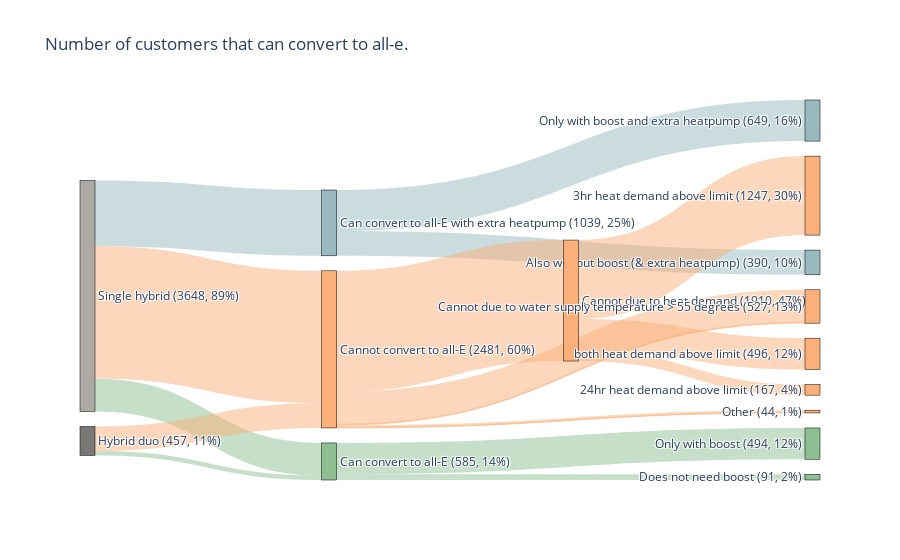

The cell this chart's notebook holds for it:
### Code cell
nodes = ['Single hybrid', 'Hybrid duo', # 0, 1
          'Can convert to all-E', 'Can convert to all-E with extra heatpump', 'Cannot convert to all-E', # 2, 3, 4
            'Only with boost', 'Does not need boost', # 5, 6 (always from 2)
            'Only with boost and extra heatpump', 'Also without boost (& extra heatpump)', # 7, 8 (always from 3)
            'Cannot due to heat demand', 'Cannot due to water supply temperature > 55 degrees', 'Other', # 9, 10, 11 (always from 4)
            '24hr heat demand above limit', '3hr heat demand above limit', 'both heat demand above limit'
        ]

# Node colors (one for each node)
node_colors = ['#ADAAA6', '#7A7876',
               '#8EBF92', '#97B9BF', '#FAB078',
               '#8EBF92', '#8EBF92',
               '#97B9BF', '#97B9BF',
               '#FAB078', '#FAB078', '#FAB078',
               '#FAB078', '#FAB078', '#FAB078']

sources = [0, 0, 0, # from 4kw
          1, 1, # from 8kw
          2, 2, 2, 2, # from can convert to all-E
          3, 3, # from can convert to all-E with extra heatpump
          4, 4, 4, 4, 4, 4,# from cannot convert to all-E
          9, 9, 9, 9, 9, 9] # heat demand above limit 24hr / 3hr

targets = [2, 3, 4,
          2, 4,
          5, 6, 5, 6,
          7, 8,
          9, 10, 11, 9, 10, 11,
          12, 13, 14, 12, 13, 14]

values = [ # from 4kw
          n_4kw_p, n_4kw_m, n_4kw_np, # lines from 4kw
          n_8kw_p, n_8kw_np, # lines from 8kw
          n_4kw_p_wB, n_4kw_p_nB, n_8kw_p_wB, n_8kw_p_nB, # lines for 4 and 8 that can convert
          n_4kw_m_wB, n_4kw_m_nB, # lines that can only convert with extra heat pump
          n_4kw_np_Q, n_4kw_np_T, n_4kw_np_O, n_8kw_np_Q, n_8kw_np_T, n_8kw_np_O, # lines that cannot convert
          n_4kw_np_Q24, n_4kw_np_Q3, n_4kw_np_Qboth, n_8kw_np_Q24, n_8kw_np_Q3, n_8kw_np_Qboth
]

link_colors = ['#8EBF92', '#97B9BF', '#FAB078',
               '#8EBF92', '#FAB078',
               '#8EBF92', '#8EBF92', '#8EBF92', '#8EBF92',
                '#97B9BF', '#97B9BF',
                '#FAB078', '#FAB078', '#FAB078', '#FAB078', '#FAB078', '#FAB078',
                '#FAB078', '#FAB078', '#FAB078', '#FAB078', '#FAB078', '#FAB078'
]

# Define link opacity
link_opacity = 0.5  # Set this to your preferred opacity level (0 to 1)

# Function to convert hex to rgba
def hex_to_rgba(hex, opacity=1.0):
    hex = hex.lstrip('#')
    hlen = len(hex)
    return f"rgba({int(hex[0:2], 16)}, {int(hex[2:4], 16)}, {int(hex[4:6], 16)}, {opacity})"

# Link colors using RGBA with lower opacity (one for each link)
link_colors = [hex_to_rgba(x, link_opacity) for x in link_colors]

# Calculate the sum of the flow at each node (same as before)
incoming_flow = [0] * len(nodes)
outgoing_flow = [0] * len(nodes)
for i, value in enumerate(values):
    outgoing_flow[sources[i]] += value
    incoming_flow[targets[i]] += value

# Create labels with sum of flows (same as before)
labels_with_flows = [f'''{node} ({max(incoming_flow[i], outgoing_flow[i])}, {round(max(incoming_flow[i], outgoing_flow[i])/len(df_merged[df_merged["nhps"].isin([1,2])])*100)}%)''' for i, node in enumerate(nodes)]




# plot sankey
fig = go.Figure(data=[go.Sankey(
    node=dict(
      pad=15,
      thickness=15,
      line=dict(color="black", width=0.5),
      label=labels_with_flows,
      color=node_colors  # Set the node color or use a list to specify each node's color
    ),
    link=dict(
      source=sources,
      target=targets,
      value=values,
      color=link_colors  # Set the link color or use a list to specify each link's color
))])

# Step 3: Customize the layout
fig.update_layout(title_text="Number of customers that can convert to all-e.",
                  font_size=12)

# Step 4: Display the diagram
fig.show()

### Figure 1 — Plotly figure (JSON) as saved in the notebook; plotly's stock layout.template omitted (floating-point values rounded to 4 significant figures)
{"data": [{"link": {"color": ["rgba(142, 191, 146, 0.5)", "rgba(151, 185, 191, 0.5)", "rgba(250, 176, 120, 0.5)", "rgba(142, 191, 146, 0.5)", "rgba(250, 176, 120, 0.5)", "rgba(142, 191, 146, 0.5)", "rgba(142, 191, 146, 0.5)", "rgba(142, 191, 146, 0.5)", "rgba(142, 191, 146, 0.5)", "rgba(151, 185, 191, 0.5)", "rgba(151, 185, 191, 0.5)", "rgba(250, 176, 120, 0.5)", "rgba(250, 176, 120, 0.5)", "rgba(250, 176, 120, 0.5)", "rgba(250, 176, 120, 0.5)", "rgba(250, 176, 120, 0.5)", "rgba(250, 176, 120, 0.5)", "rgba(250, 176, 120, 0.5)", "rgba(250, 176, 120, 0.5)", "rgba(250, 176, 120, 0.5)", "rgba(250, 176, 120, 0.5)", "rgba(250, 176, 120, 0.5)", "rgba(250, 176, 120, 0.5)"], "source": [0, 0, 0, 1, 1, 2, 2, 2, 2, 3, 3, 4, 4, 4, 4, 4, 4, 9, 9, 9, 9, 9, 9], "target": [2, 3, 4, 2, 4, 5, 6, 5, 6, 7, 8, 9, 10, 11, 9, 10, 11, 12, 13, 14, 12, 13, 14], "value": [516, 1039, 2093, 69, 388, 443, 73, 51, 18, 649, 390, 1546, 512, 35, 364, 15, 9, 110, 1116, 320, 57, 131, 176]}, "node": {"color": ["#ADAAA6", "#7A7876", "#8EBF92", "#97B9BF", "#FAB078", "#8EBF92", "#8EBF92", "#97B9BF", "#97B9BF", "#FAB078", "#FAB078", "#FAB078", "#FAB078", "#FAB078", "#FAB078"], "label": ["Single hybrid (3648, 89%)", "Hybrid duo (457, 11%)", "Can convert to all-E (585, 14%)", "Can convert to all-E with extra heatpump (1039, 25%)", "Cannot convert to all-E (2481, 60%)", "Only with boost (494, 12%)", "Does not need boost (91, 2%)", "Only with boost and extra heatpump (649, 16%)", "Also without boost (& extra heatpump) (390, 10%)", "Cannot due to heat demand (1910, 47%)", "Cannot due to water supply temperature > 55 degrees (527, 13%)", "Other (44, 1%)", "24hr heat demand above limit (167, 4%)", "3hr heat demand above limit (1247, 30%)", "both heat demand above limit (496, 12%)"], "line": {"color": "black", "width": 0.5}, "pad": 15, "thickness": 15}, "type": "sankey"}], "layout": {"font": {"size": 12}, "title": {"text": "Number of customers that can convert to all-e."}}}
